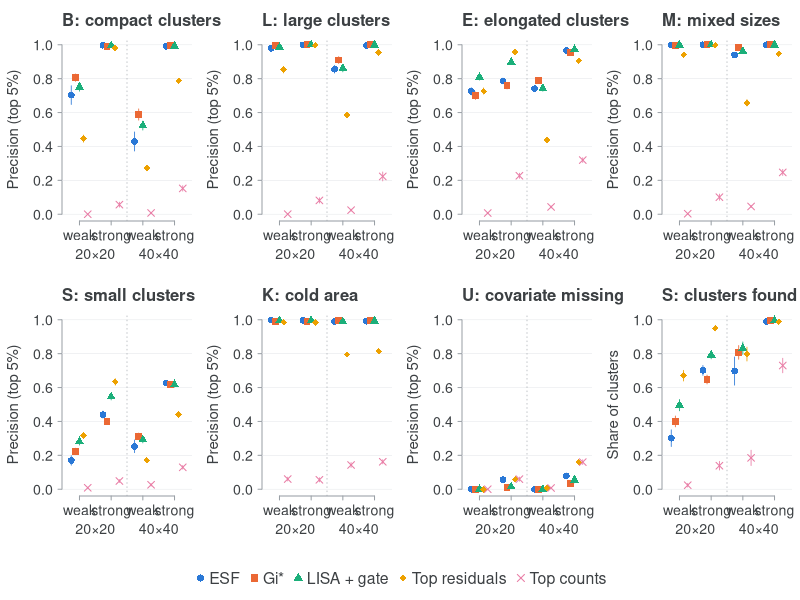
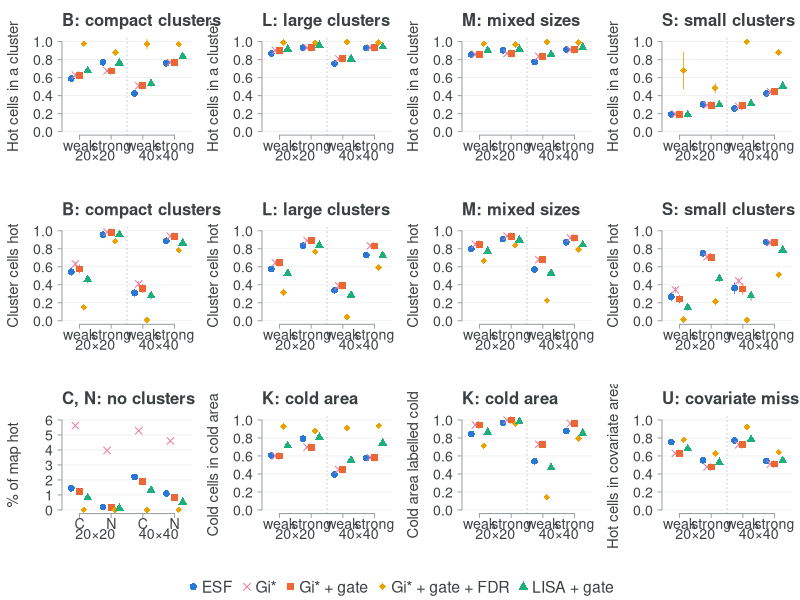

Generate these figures, in order, with R:
# Tables and figures for simulation/17_full_study.R ---------------------------------------
# Run from the repo root: Rscript simulation/18_full_study_summary.R
# Writes
#   simulation/results/17_summary.csv            mean and Monte Carlo SE per setting x method
#   paper/tables/sim_ranking.tex, sim_labels.tex  LaTeX tables for the paper
#   simulation/figures/fig15_full_ranking.png     ranking (top 5% of cells)
#   simulation/figures/fig16_full_labels.png      hot/cold labels

x <- read.csv("simulation/results/17_full_study.csv", stringsAsFactors = FALSE)
dir.create("paper/tables", showWarnings = FALSE, recursive = TRUE)
mean_na <- function(z) if (all(is.na(z))) NA else mean(z, na.rm = TRUE)
se_na <- function(z) { z <- z[!is.na(z)]; if (length(z) < 2) NA else sd(z) / sqrt(length(z)) }
DARK <- "#3C4043"; GREY <- "#9AA0A6"; LIGHT <- "#E8EAED"

scn_lab <- c(B = "B: compact clusters", L = "L: large diffuse clusters", E = "E: elongated clusters",
             M = "M: mixed sizes", S = "S: many small clusters", K = "K: clusters + cold area",
             U = "U: covariate not in the model", C = "C: covariate area only", N = "N: random points")
setting <- function(d) paste(d$scenario, d$strength, d$k)

# ---- summary table (all measures) ----------------------------------------------------------
measures <- c("top_precision", "clusters_top", "top_in_cov", "n_hot", "hot_precision", "hot_sensitivity",
              "clusters_hot", "hot_in_cov", "n_cold", "cold_precision", "cold_sensitivity")
key <- unique(x[, c("k", "scenario", "strength", "method")])
summ <- do.call(rbind, lapply(seq_len(nrow(key)), function(i) {
  d <- x[x$k == key$k[i] & x$scenario == key$scenario[i] & x$strength == key$strength[i] &
         x$method == key$method[i], ]
  cbind(key[i, ], n_rep = nrow(d), gate_pass = mean(d$gate_ok),
        as.data.frame(as.list(c(sapply(measures, function(mm) mean_na(d[[mm]])),
                                setNames(sapply(measures, function(mm) se_na(d[[mm]])), paste0(measures, "_se"))))))
}))
write.csv(summ, "simulation/results/17_summary.csv", row.names = FALSE)
get <- function(k, sc, st, me, col) {
  v <- summ[summ$k == k & summ$scenario == sc & summ$strength == st & summ$method == me, col]
  if (length(v)) v else NA
}

# ---- LaTeX tables ------------------------------------------------------------------------
fmt <- function(v) ifelse(is.na(v), "--", formatC(v, format = "f", digits = 2))
rank_m <- c("ESF", "Gi*", "LISA + gate", "Top residuals", "Top counts")
lab_m  <- c("ESF", "Gi*", "Gi* + gate", "Gi* + gate + FDR", "LISA + gate")
tex_m  <- function(m) gsub("\\*", "$^*$", m)
sc_cl  <- c("B", "L", "E", "M", "S", "K", "U")
lines_r <- c("\\begin{tabular}{ll", paste(rep("r", length(rank_m)), collapse = ""), "}", "\\toprule",
             paste0("Scenario & Grid / strength & ", paste(tex_m(rank_m), collapse = " & "), " \\\\"), "\\midrule")
lines_r <- c(paste0(lines_r[1:3], collapse = ""), lines_r[-(1:3)])
for (sc in sc_cl) {
  for (k in c(20, 40)) for (st in c("weak", "strong")) {
    v <- sapply(rank_m, function(me) get(k, sc, st, me, "top_precision"))
    b <- which(v == max(v, na.rm = TRUE))
    s <- fmt(v); s[b] <- paste0("\\textbf{", s[b], "}")
    lines_r <- c(lines_r, paste0(if (k == 20 && st == "weak") sc else "", " & ", k, "$\\times$", k, " ", st,
                                 " & ", paste(s, collapse = " & "), " \\\\"))
  }
  if (sc != tail(sc_cl, 1)) lines_r <- c(lines_r, "\\addlinespace")
}
lines_r <- c(lines_r, "\\bottomrule", "\\end{tabular}")
writeLines(lines_r, "paper/tables/sim_ranking.tex")

lines_l <- c(paste0("\\begin{tabular}{ll", paste(rep("r", length(lab_m)), collapse = ""), "}"), "\\toprule",
             paste0("Measure & Setting & ", paste(tex_m(lab_m), collapse = " & "), " \\\\"), "\\midrule")
add <- function(name, col, sets, digits = 2, pct = FALSE) {
  for (i in seq_along(sets)) {
    st <- sets[[i]]
    v <- sapply(lab_m, function(me) mean_na(sapply(st$k, function(k) get(k, st$sc, st$st, me, col)) /
                                             if (pct) (st$k^2 / 100) else 1))
    lines_l <<- c(lines_l, paste0(if (i == 1) name else "", " & ", st$lab, " & ",
                                  paste(ifelse(is.na(v), "--", formatC(v, format = "f", digits = digits)), collapse = " & "), " \\\\"))
  }
  lines_l <<- c(lines_l, "\\addlinespace")
}
avg_sets <- function(st) lapply(c(20, 40), function(k) list(k = k, sc = NA, st = st))
mk <- function(sc, st, k, lab) list(sc = sc, st = st, k = k, lab = lab)
add("Hot cells inside a cluster", "hot_precision",
    list(mk("B", "strong", 20, "B strong 20x20"), mk("B", "weak", 20, "B weak 20x20"),
         mk("M", "strong", 40, "M strong 40x40"), mk("S", "weak", 40, "S weak 40x40")))
add("Cluster cells labelled hot", "hot_sensitivity",
    list(mk("B", "strong", 20, "B strong 20x20"), mk("B", "weak", 20, "B weak 20x20"),
         mk("M", "strong", 40, "M strong 40x40"), mk("S", "weak", 40, "S weak 40x40")))
add("\\% of cells hot, no clusters", "n_hot",
    list(mk("C", "none", 20, "C 20x20"), mk("N", "none", 20, "N 20x20"),
         mk("C", "none", 40, "C 40x40"), mk("N", "none", 40, "N 40x40")), digits = 1, pct = TRUE)
add("Cold cells inside the cold area", "cold_precision",
    list(mk("K", "strong", 20, "K strong 20x20"), mk("K", "strong", 40, "K strong 40x40")))
add("Cold-area cells labelled cold", "cold_sensitivity",
    list(mk("K", "strong", 20, "K strong 20x20"), mk("K", "strong", 40, "K strong 40x40")))
add("Hot cells in the covariate area", "hot_in_cov",
    list(mk("U", "strong", 20, "U strong 20x20"), mk("U", "strong", 40, "U strong 40x40")))
lines_l <- c(head(lines_l, -1), "\\bottomrule", "\\end{tabular}")
lines_l <- gsub("x20", "$\\\\times$20", gsub("x40", "$\\\\times$40", lines_l, fixed = FALSE))
writeLines(lines_l, "paper/tables/sim_labels.tex")

# ---- figures: drawn at their printed size (17 cm wide, 8 pt text) -------------------------
FIG_W <- 6.69; PT <- 8                                  # \textwidth of the paper, in inches
fig_png <- function(file, h) png(file, width = FIG_W, height = h, units = "in", res = 300, pointsize = PT, type = "cairo")
fig_par <- function() par(family = "sans", col.axis = DARK, col.lab = DARK, fg = GREY, las = 1, tcl = -0.2,
                          mgp = c(2, 0.45, 0), cex.axis = 0.85, cex.lab = 0.9, mar = c(3, 3.1, 1.6, 0.4), oma = c(0, 0, 0.3, 0), cex = 1)
short <- c(B = "B: compact clusters", L = "L: large clusters", E = "E: elongated clusters",
           M = "M: mixed sizes", S = "S: small clusters", K = "K: cold area", U = "U: covariate missing",
           C = "C: covariate only", N = "N: random points")

# ---- figure 15: ranking ---------------------------------------------------------------------
RCOL <- c("ESF" = "#2a78d6", "Gi*" = "#eb6834", "LISA + gate" = "#1baf7a",
          "Top residuals" = "#eda100", "Top counts" = "#e87ba4")
RPCH <- c(16, 15, 17, 18, 4)
xset <- data.frame(k = c(20, 20, 40, 40), st = c("weak", "strong", "weak", "strong"),
                   lab = c("weak", "strong", "weak", "strong"))
panel_dots <- function(sc, col, methods, cols, pchs, ylab, ylim = c(0, 1), main = short[sc]) {
  plot(NA, xlim = c(0.6, 4.4), ylim = ylim, xaxt = "n", bty = "n", xlab = "", ylab = ylab)
  abline(h = pretty(ylim), col = LIGHT, lwd = 0.6); abline(v = 2.5, col = GREY, lty = 3, lwd = 0.6)
  axis(1, at = 1:4, labels = FALSE)
  text(1:4, ylim[1] - 0.09 * diff(ylim), xset$lab, xpd = NA, cex = 0.85, col = DARK, adj = c(0.5, 1))
  text(c(1.5, 3.5), ylim[1] - 0.2 * diff(ylim), c("20\u00d720", "40\u00d740"), xpd = NA, cex = 0.85, col = DARK, adj = c(0.5, 1))
  off <- seq(-0.26, 0.26, length.out = length(methods))
  for (i in seq_along(methods)) {
    v  <- mapply(function(k, st) get(k, sc, st, methods[i], col), xset$k, xset$st)
    se <- mapply(function(k, st) get(k, sc, st, methods[i], paste0(col, "_se")), xset$k, xset$st)
    segments(1:4 + off[i], v - 2 * se, 1:4 + off[i], v + 2 * se, col = cols[i], lwd = 0.8)
    points(1:4 + off[i], v, pch = pchs[i], col = cols[i], cex = 0.9)
  }
  mtext(main, side = 3, line = 0.4, adj = 0, font = 2, col = DARK, cex = 1)
}
legend_row <- function(cols, pchs) {
  par(mar = c(0, 0, 0, 0)); plot.new()
  legend("center", names(cols), col = cols, pch = pchs, horiz = TRUE, bty = "n", text.col = DARK, cex = 0.95,
         x.intersp = 0.6, text.width = NA)
}
fig_png("simulation/figures/fig15_full_ranking.png", 4.3)
layout(rbind(1:4, 5:8, 9), heights = c(1, 1, 0.16)); fig_par()
for (sc in sc_cl) panel_dots(sc, "top_precision", names(RCOL), RCOL, RPCH, "Precision (top 5%)")
# 8th panel: scenario S, share of clusters with a cell in the top 5%
panel_dots("S", "clusters_top", names(RCOL), RCOL, RPCH, "Share of clusters", main = "S: clusters found")
legend_row(RCOL, RPCH)
dev.off()

# ---- figure 16: labels -------------------------------------------------------------------
LCOL <- c("ESF" = "#2a78d6", "Gi*" = "#e87ba4", "Gi* + gate" = "#eb6834",
          "Gi* + gate + FDR" = "#eda100", "LISA + gate" = "#1baf7a")
LPCH <- c(16, 4, 15, 18, 17)
fig_png("simulation/figures/fig16_full_labels.png", 6.2)
layout(rbind(1:4, 5:8, 9:12, 13), heights = c(1, 1, 1, 0.14)); fig_par()
for (sc in c("B", "L", "M", "S")) panel_dots(sc, "hot_precision", names(LCOL), LCOL, LPCH, "Hot cells in a cluster")
for (sc in c("B", "L", "M", "S")) panel_dots(sc, "hot_sensitivity", names(LCOL), LCOL, LPCH, "Cluster cells hot")
# false hot cells with no clusters (% of cells)
nul <- data.frame(sc = c("C", "N", "C", "N"), k = c(20, 20, 40, 40),
                  lab = c("C", "N", "C", "N"))
plot(NA, xlim = c(0.6, 4.4), ylim = c(0, 6), xaxt = "n", bty = "n", xlab = "", ylab = "% of map hot")
abline(h = 0:6, col = LIGHT, lwd = 0.6); axis(1, at = 1:4, labels = FALSE)
text(1:4, -0.54, nul$lab, xpd = NA, cex = 0.85, col = DARK, adj = c(0.5, 1))
text(c(1.5, 3.5), -1.2, c("20\u00d720", "40\u00d740"), xpd = NA, cex = 0.85, col = DARK, adj = c(0.5, 1))
off <- seq(-0.26, 0.26, length.out = length(LCOL))
for (i in seq_along(LCOL)) points(1:4 + off[i], mapply(function(sc, k) 100 * get(k, sc, "none", names(LCOL)[i], "n_hot") / k^2,
                                                      nul$sc, nul$k), pch = LPCH[i], col = LCOL[i], cex = 0.9)
mtext("C, N: no clusters", side = 3, line = 0.4, adj = 0, font = 2, col = DARK, cex = 1)
panel_dots("K", "cold_precision", names(LCOL), LCOL, LPCH, "Cold cells in cold area")
panel_dots("K", "cold_sensitivity", names(LCOL), LCOL, LPCH, "Cold area labelled cold")
panel_dots("U", "hot_in_cov", names(LCOL), LCOL, LPCH, "Hot cells in covariate area")
legend_row(LCOL, LPCH)
dev.off()
message("written: 17_summary.csv, sim_ranking.tex, sim_labels.tex, fig15, fig16")
